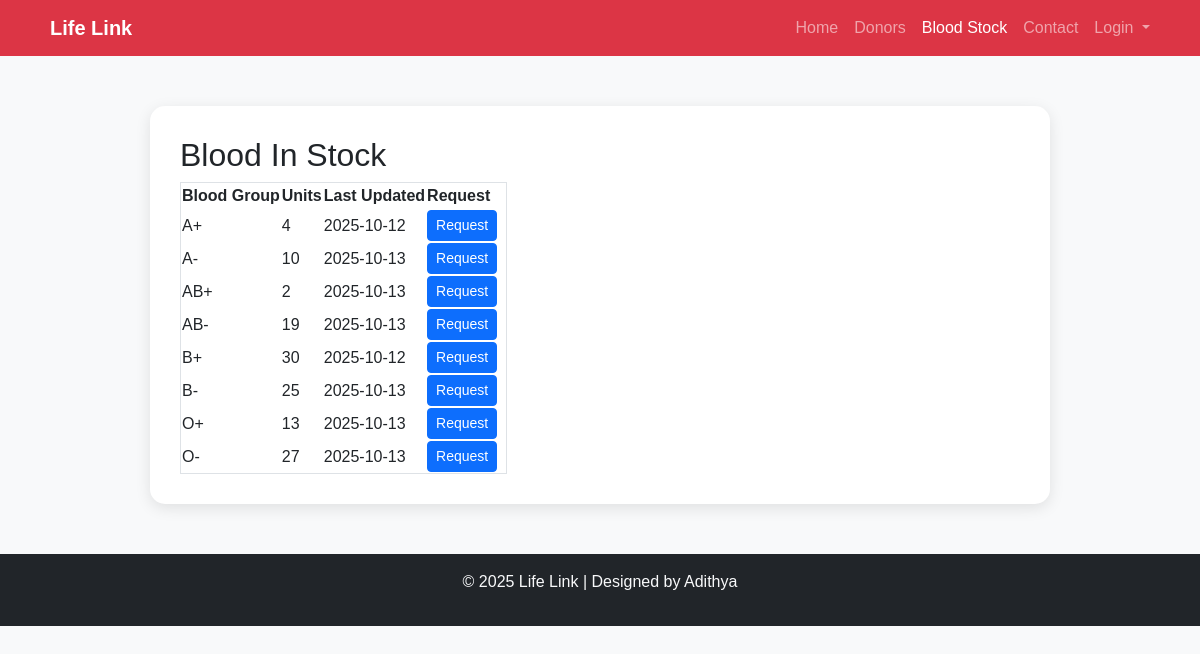
/stock_details/, run on an earlier commit of the app's database.
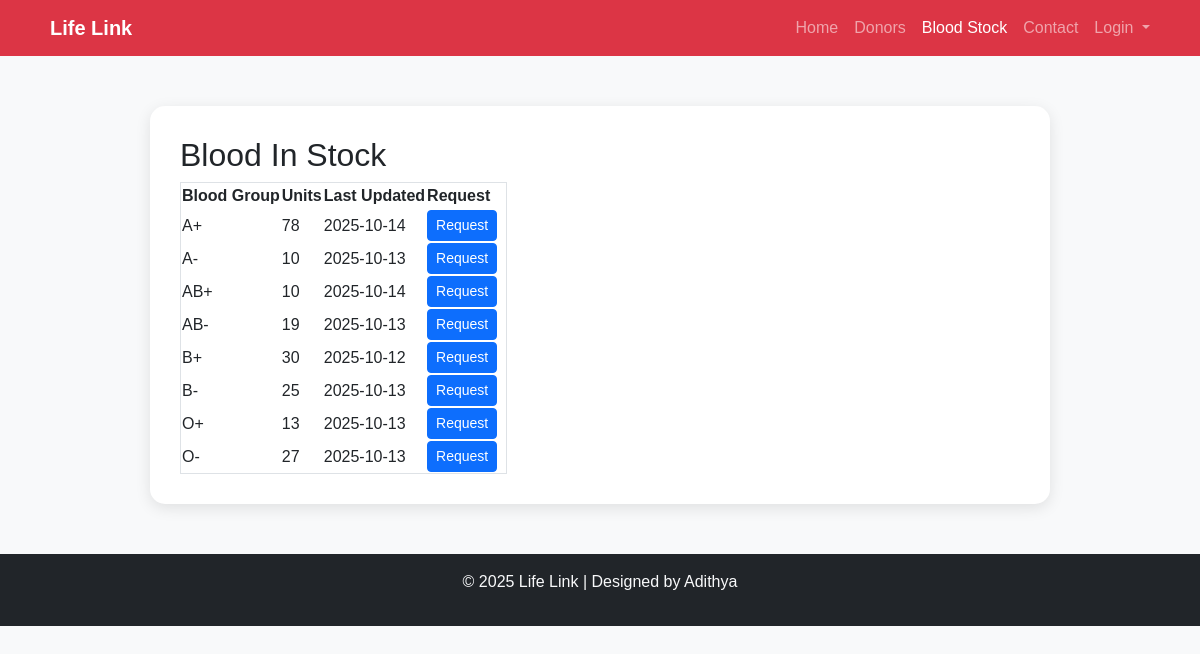
And on a later commit of the database.
### blood_bank_app/models.py (models this page shows, shortened)
class BloodStock(models.Model):
    BLOOD_GROUPS = [
        ('A+', 'A+'), ('A-', 'A-'),
        ('B+', 'B+'), ('B-', 'B-'),
        ('AB+', 'AB+'), ('AB-', 'AB-'),
        ('O+', 'O+'), ('O-', 'O-'),
    ]
    blood_group = models.CharField(max_length=3, choices=BLOOD_GROUPS, unique=True)
    units = models.PositiveIntegerField(default=0)
    last_updated = models.DateTimeField(auto_now=True)

### blood_bank_app/views.py (the view)
# urls.py: path('stock_details/', views.stock_details, name='stock_details'),
def stock_details(request):
    stocks = BloodStock.objects.all().order_by('blood_group')
    return render(request, 'patient/stock_details.html', {'stocks': stocks})

### blood_bank_app/templates/patient/stock_details.html (shortened to what this page needs)
<!DOCTYPE html>
<html lang="en">
<head>
  <link href="https://cdn.jsdelivr.net/npm/bootstrap@5.3.3/dist/css/bootstrap.min.css" rel="stylesheet">
</head>
<body>
  <nav class="navbar navbar-expand-lg navbar-dark bg-danger">
    <div class="container">
      <a class="navbar-brand fw-bold" href="#">Life Link</a>
      <div class="collapse navbar-collapse" id="navbarNav">
        <ul class="navbar-nav ms-auto">
          <li class="nav-item"><a class="nav-link" href="{% url 'home' %}">Home</a></li>
          <li class="nav-item"><a class="nav-link" href="#">Donors</a></li>
          <li class="nav-item"><a class="nav-link active" href="{% url 'blood_stock_list' %}">Blood Stock</a></li>
          <li class="nav-item"><a class="nav-link" href="{% url 'contact' %}">Contact</a></li>
          <li class="nav-item dropdown">
            <a class="nav-link dropdown-toggle" href="#" id="loginDropdown" role="button" data-bs-toggle="dropdown">
              Login
            </a>
          </li>
        </ul>
      </div>
    </div>
  </nav>
  <section class="contact-section">
    <div class="contact-card">
      <h2>Blood In Stock</h2>
    <table class="border">
        <thead>
            <tr>
                <th>Blood Group</th>
                <th>Units</th>
                <th>Last Updated</th>
                <th>Request</th>
            </tr>
        </thead>
        <tbody>
            {% for stock in stocks %}
            <tr>
                <td>{{ stock.blood_group }}</td>
                <td>{{ stock.units }}</td>
                <td>{{ stock.last_updated|date:"Y-m-d" }}</td>
                <td>
                  <a href="{% url 'update_blood_stock' stock.id %}" class="btn btn-primary btn-sm me-2">
                     Request
                  </a>
                </td>
            </tr>
            {% empty %}
            <tr><td colspan="4">No stock records found.</td></tr>
            {% endfor %}
        </tbody>
    </table>
    </div>
  </section>
  <footer class="text-center py-3 bg-dark text-light">
    <p>© 2025 Life Link  | Designed by Adithya</p>
  </footer>
</body>
</html>

What changed in the data, as far as the page shows it:
changed BloodStock (number 1 of 8 on the later page): units "4" → "78"; last_updated "2025-10-12" → "2025-10-14"
changed BloodStock "AB+": units "2" → "10"; last_updated "2025-10-13" → "2025-10-14"
